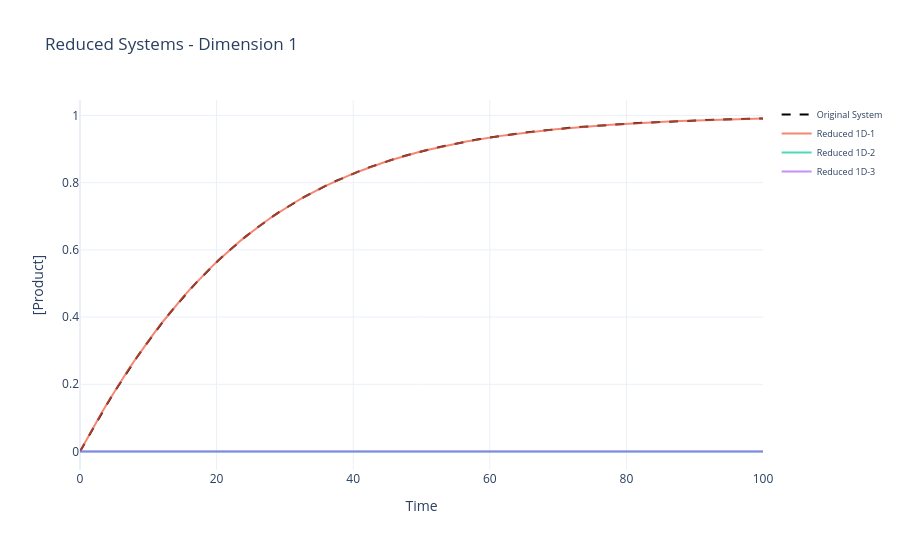
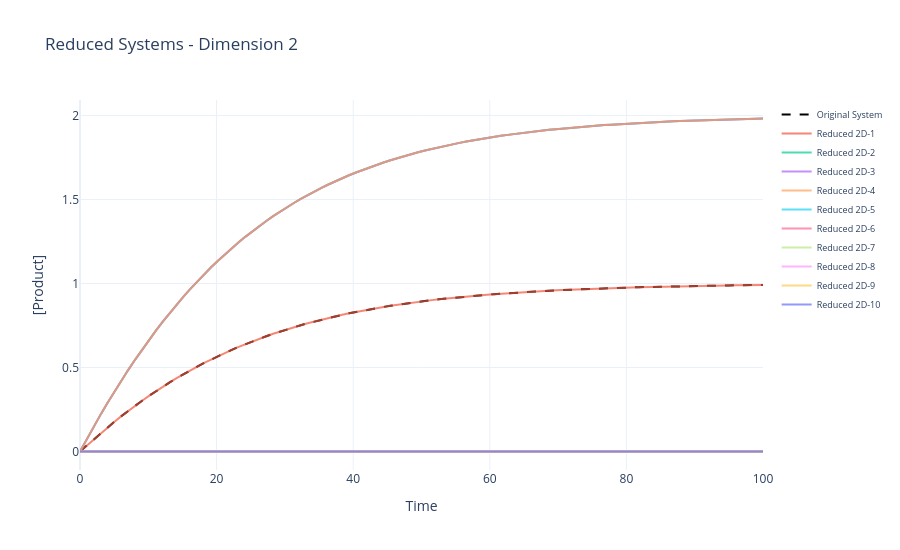
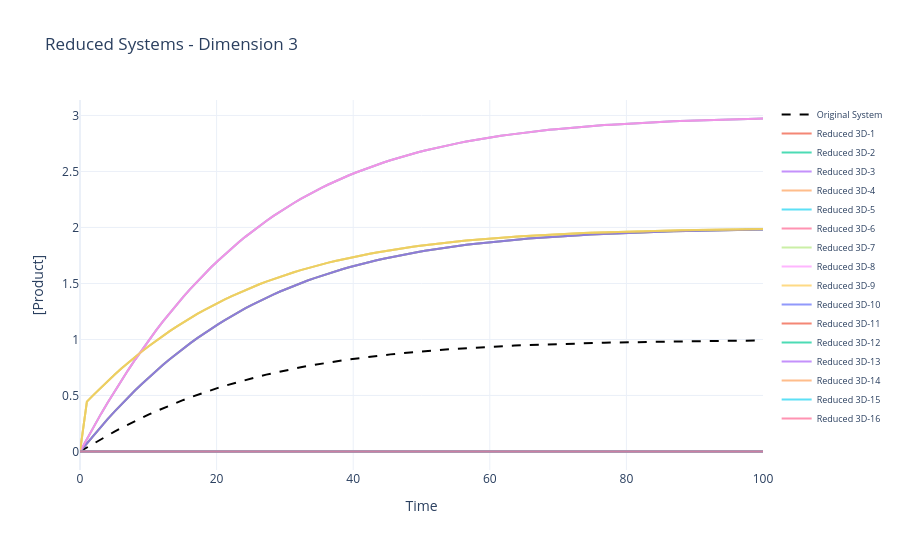
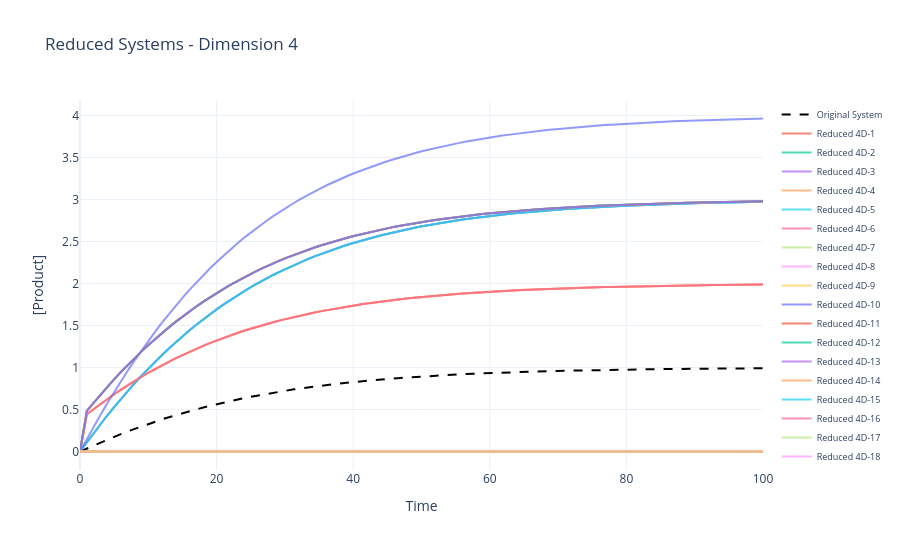

Here is the notebook cell these charts were saved with, in order:
### Code cell
#same with this one, imported the code to plotly
import plotly.graph_objects as go
import numpy as np

# Organize reduced systems by dimension
systems_by_dim = {
    1: [reduced_system_1d1, reduced_system_1d2, reduced_system_1d3],
    2: [reduced_system_2d1, reduced_system_2d2, reduced_system_2d3, reduced_system_2d4,
        reduced_system_2d5, reduced_system_2d6, reduced_system_2d7, reduced_system_2d8,
        reduced_system_2d9, reduced_system_2d10],
    3: [reduced_system_3d1, reduced_system_3d2, reduced_system_3d3, reduced_system_3d4,
        reduced_system_3d5, reduced_system_3d6, reduced_system_3d7, reduced_system_3d8,
        reduced_system_3d9, reduced_system_3d10, reduced_system_3d11, reduced_system_3d12,
        reduced_system_3d13, reduced_system_3d14, reduced_system_3d15, reduced_system_3d16],
    4: [reduced_system_4d1, reduced_system_4d2, reduced_system_4d3, reduced_system_4d4,
        reduced_system_4d5, reduced_system_4d6, reduced_system_4d7, reduced_system_4d8,
        reduced_system_4d9, reduced_system_4d10, reduced_system_4d11, reduced_system_4d12,
        reduced_system_4d13, reduced_system_4d14, reduced_system_4d15, reduced_system_4d16,
        reduced_system_4d17, reduced_system_4d18, reduced_system_4d19],
    5: [reduced_system_5d1, reduced_system_5d2, reduced_system_5d3, reduced_system_5d4,
        reduced_system_5d5, reduced_system_5d6, reduced_system_5d7, reduced_system_5d8,
        reduced_system_5d9, reduced_system_5d10, reduced_system_5d11, reduced_system_5d12,
        reduced_system_5d13, reduced_system_5d14, reduced_system_5d15, reduced_system_5d16],
    6: [reduced_system_6d1, reduced_system_6d2, reduced_system_6d3, reduced_system_6d4,
        reduced_system_6d5, reduced_system_6d6, reduced_system_6d7, reduced_system_6d8,
        reduced_system_6d9, reduced_system_6d10],
    7: [reduced_system_7d1, reduced_system_7d2, reduced_system_7d3, reduced_system_7d4]
}

orig_output = np.transpose(np.array(C) @ sol)
if orig_output.ndim > 1:
    orig_output = orig_output[:, 0]

# Plot each dimension
for dim in sorted(systems_by_dim.keys()):
    fig = go.Figure()

    # Original system as dashed black line
    fig.add_trace(go.Scatter(
        x=timepoints_ode,
        y=orig_output,
        mode="lines",
        name="Original System",
        line=dict(color="black", dash="dash", width=2),
    ))

    # Reduced systems for this dimension
    for i, reduced_sys in enumerate(systems_by_dim[dim]):
        sys_ode_temp = get_ODE(reduced_sys, timepoints_ode)
        sol_temp = sys_ode_temp.solve_system().T
        C_reduced = np.array(reduced_sys.C)
        reduced_output = np.transpose(C_reduced @ sol_temp)
        if reduced_output.ndim > 1:
            reduced_output = reduced_output[:, 0]

        fig.add_trace(go.Scatter(
            x=timepoints_ode,
            y=reduced_output,
            mode="lines",
            name=f"Reduced {dim}D-{i+1}",
            opacity=0.7,
        ))

    fig.update_layout(
        title=f"Reduced Systems - Dimension {dim}",
        xaxis_title="Time",
        yaxis_title="[Product]",
        legend=dict(font=dict(size=9)),
        width=900,
        height=550,
        template="plotly_white",
    )

    fig.show()
